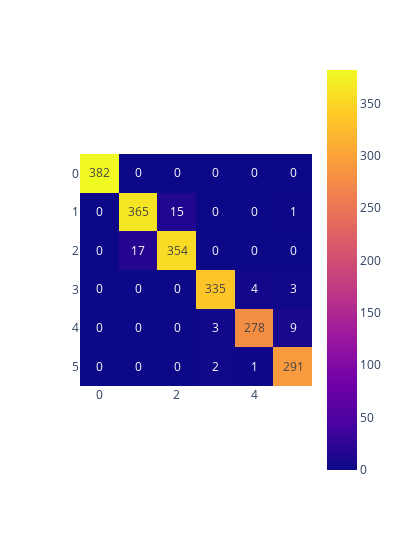

Notebook code for this chart:
### Code cell
z = confusion_matrix(y_test, y_pred)

fig = px.imshow(z, text_auto=True, width= 400)
fig.show()

### Figure 1 — Plotly figure (JSON) as saved in the notebook; plotly's stock layout.template omitted (floating-point values rounded to 4 significant figures)
{"data": [{"coloraxis": "coloraxis", "hovertemplate": "x: %{x}<br>y: %{y}<br>color: %{z}<extra></extra>", "name": "0", "texttemplate": "%{z}", "type": "heatmap", "xaxis": "x", "yaxis": "y", "z": [[382, 0, 0, 0, 0, 0], [0, 365, 15, 0, 0, 1], [0, 17, 354, 0, 0, 0], [0, 0, 0, 335, 4, 3], [0, 0, 0, 3, 278, 9], [0, 0, 0, 2, 1, 291]]}], "layout": {"coloraxis": {"colorscale": [[0, "#0d0887"], [0.1111, "#46039f"], [0.2222, "#7201a8"], [0.3333, "#9c179e"], [0.4444, "#bd3786"], [0.5556, "#d8576b"], [0.6667, "#ed7953"], [0.7778, "#fb9f3a"], [0.8889, "#fdca26"], [1, "#f0f921"]]}, "margin": {"t": 60}, "width": 400, "xaxis": {"anchor": "y", "constrain": "domain", "domain": [0, 1], "scaleanchor": "y"}, "yaxis": {"anchor": "x", "autorange": "reversed", "constrain": "domain", "domain": [0, 1]}}}
